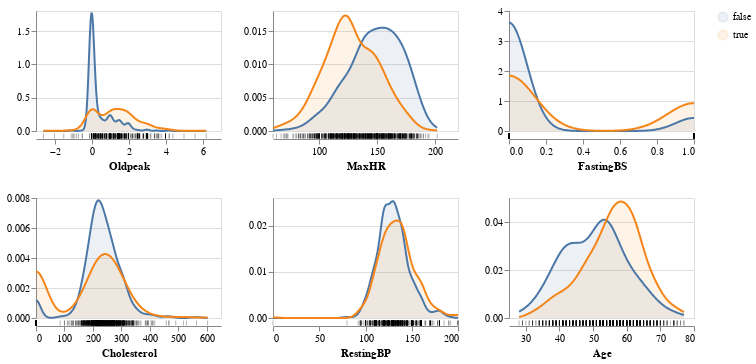

Write notebook code for a chart like this one.
### Code cell
warnings.filterwarnings("ignore", module="altair")

aly.alt.data_transformers.enable('vegafusion')

aly.dist(df, color='HeartDisease')

### Figure 1 — Vega specification as saved in the notebook (floating-point values rounded to 4 significant figures; data arrays with more than 128 entries replaced by an {"elided": "..."} marker saying what was removed)
{"$schema": "https://vega.github.io/schema/vega/v5.json", "data": [{"name": "source_0", "values": {"elided": "918 records"}}, {"name": "data_0", "source": "source_0", "transform": [{"type": "kde", "as": ["Oldpeak", "density"], "field": "Oldpeak", "minsteps": 100, "resolve": "shared", "groupby": ["HeartDisease"]}]}, {"name": "data_1", "values": {"elided": "918 records"}}, {"name": "data_2", "source": "source_0", "transform": [{"type": "kde", "resolve": "shared", "field": "MaxHR", "minsteps": 100, "groupby": ["HeartDisease"], "as": ["MaxHR", "density"]}]}, {"name": "data_3", "values": {"elided": "918 records"}}, {"name": "data_4", "source": "source_0", "transform": [{"type": "kde", "field": "FastingBS", "groupby": ["HeartDisease"], "minsteps": 100, "resolve": "shared", "as": ["FastingBS", "density"]}]}, {"name": "data_5", "values": {"elided": "918 records"}}, {"name": "data_6", "source": "source_0", "transform": [{"type": "kde", "minsteps": 100, "as": ["Cholesterol", "density"], "resolve": "shared", "field": "Cholesterol", "groupby": ["HeartDisease"]}]}, {"name": "data_7", "values": {"elided": "918 records"}}, {"name": "data_8", "source": "source_0", "transform": [{"type": "kde", "field": "RestingBP", "groupby": ["HeartDisease"], "minsteps": 100, "resolve": "shared", "as": ["RestingBP", "density"]}]}, {"name": "data_9", "values": {"elided": "918 records"}}, {"name": "data_10", "source": "source_0", "transform": [{"type": "kde", "groupby": ["HeartDisease"], "field": "Age", "as": ["Age", "density"], "minsteps": 100, "resolve": "shared"}]}, {"name": "data_11", "values": {"elided": "918 records"}}, {"name": "data_0_color_domain_HeartDisease_0", "source": "data_0", "transform": [{"type": "aggregate", "groupby": ["HeartDisease"], "fields": [], "ops": [], "as": []}, {"type": "formula", "expr": "datum['HeartDisease']", "as": "sort_field"}, {"type": "project", "fields": ["HeartDisease"]}]}, {"name": "data_2_color_domain_HeartDisease_1", "source": "data_2", "transform": [{"type": "aggregate", "groupby": ["HeartDisease"], "fields": [], "ops": [], "as": []}, {"type": "formula", "expr": "datum['HeartDisease']", "as": "sort_field"}, {"type": "project", "fields": ["HeartDisease"]}]}, {"name": "data_4_color_domain_HeartDisease_2", "source": "data_4", "transform": [{"type": "aggregate", "groupby": ["HeartDisease"], "fields": [], "ops": [], "as": []}, {"type": "formula", "expr": "datum['HeartDisease']", "as": "sort_field"}, {"type": "project", "fields": ["HeartDisease"]}]}, {"name": "data_6_color_domain_HeartDisease_3", "source": "data_6", "transform": [{"type": "aggregate", "groupby": ["HeartDisease"], "fields": [], "ops": [], "as": []}, {"type": "formula", "expr": "datum['HeartDisease']", "as": "sort_field"}, {"type": "project", "fields": ["HeartDisease"]}]}, {"name": "data_8_color_domain_HeartDisease_4", "source": "data_8", "transform": [{"type": "aggregate", "groupby": ["HeartDisease"], "fields": [], "ops": [], "as": []}, {"type": "formula", "expr": "datum['HeartDisease']", "as": "sort_field"}, {"type": "project", "fields": ["HeartDisease"]}]}, {"name": "data_10_color_domain_HeartDisease_5", "source": "data_10", "transform": [{"type": "aggregate", "groupby": ["HeartDisease"], "fields": [], "ops": [], "as": []}, {"type": "formula", "expr": "datum['HeartDisease']", "as": "sort_field"}, {"type": "project", "fields": ["HeartDisease"]}]}, {"name": "data_0_concat_0_y_domain_density", "source": "data_0", "transform": [{"type": "formula", "expr": "+datum['density']", "as": "density"}, {"type": "aggregate", "groupby": [], "fields": ["density", "density"], "ops": ["min", "max"], "as": ["min", "max"]}]}, {"name": "data_2_concat_1_y_domain_density", "source": "data_2", "transform": [{"type": "formula", "expr": "+datum['density']", "as": "density"}, {"type": "aggregate", "groupby": [], "fields": ["density", "density"], "ops": ["min", "max"], "as": ["min", "max"]}]}, {"name": "data_4_concat_2_y_domain_density", "source": "data_4", "transform": [{"type": "formula", "expr": "+datum['density']", "as": "density"}, {"type": "aggregate", "groupby": [], "fields": ["density", "density"], "ops": ["min", "max"], "as": ["min", "max"]}]}, {"name": "data_6_concat_3_y_domain_density", "source": "data_6", "transform": [{"type": "formula", "expr": "+datum['density']", "as": "density"}, {"type": "aggregate", "groupby": [], "fields": ["density", "density"], "ops": ["min", "max"], "as": ["min", "max"]}]}, {"name": "data_8_concat_4_y_domain_density", "source": "data_8", "transform": [{"type": "formula", "expr": "+datum['density']", "as": "density"}, {"type": "aggregate", "groupby": [], "fields": ["density", "density"], "ops": ["min", "max"], "as": ["min", "max"]}]}, {"name": "data_10_concat_5_y_domain_density", "source": "data_10", "transform": [{"type": "formula", "expr": "+datum['density']", "as": "density"}, {"type": "aggregate", "groupby": [], "fields": ["density", "density"], "ops": ["min", "max"], "as": ["min", "max"]}]}], "signals": [{"name": "childWidth", "value": 185}, {"name": "childHeight", "value": 120}], "marks": [{"type": "group", "name": "concat_0_group", "encode": {"update": {"width": {"signal": "childWidth"}, "height": {"signal": "childHeight"}}}, "marks": [{"type": "group", "name": "concat_0_layer_0_pathgroup", "from": {"facet": {"data": "data_0", "name": "faceted_path_concat_0_layer_0_main", "groupby": ["HeartDisease"]}}, "encode": {"update": {"width": {"field": {"signal": null, "datum": null, "group": "width", "parent": null}}, "height": {"field": {"signal": null, "datum": null, "group": "height", "parent": null}}}}, "marks": [{"type": "area", "name": "concat_0_layer_0_marks", "from": {"data": "faceted_path_concat_0_layer_0_main"}, "sort": {"field": "x"}, "encode": {"update": {"fill": {"field": "HeartDisease", "scale": "color"}, "y": {"field": "density", "scale": "concat_0_y"}, "opacity": {"value": 0.1}, "orient": {"value": "vertical"}, "y2": {"value": 0, "scale": "concat_0_y"}, "defined": {"signal": "isValid(datum[\"Oldpeak\"]) && isFinite(+datum[\"Oldpeak\"]) && isValid(datum[\"density\"]) && isFinite(+datum[\"density\"])"}, "x": {"field": "Oldpeak", "scale": "concat_0_x"}}}, "style": ["area"]}]}, {"type": "group", "name": "concat_0_layer_1_pathgroup", "from": {"facet": {"data": "data_0", "name": "faceted_path_concat_0_layer_1_main", "groupby": ["HeartDisease"]}}, "encode": {"update": {"height": {"field": {"signal": null, "datum": null, "group": "height", "parent": null}}, "width": {"field": {"signal": null, "datum": null, "group": "width", "parent": null}}}}, "marks": [{"type": "line", "name": "concat_0_layer_1_marks", "from": {"data": "faceted_path_concat_0_layer_1_main"}, "sort": {"field": "x"}, "encode": {"update": {"y": {"field": "density", "scale": "concat_0_y"}, "x": {"field": "Oldpeak", "scale": "concat_0_x"}, "defined": {"signal": "isValid(datum[\"Oldpeak\"]) && isFinite(+datum[\"Oldpeak\"]) && isValid(datum[\"density\"]) && isFinite(+datum[\"density\"])"}, "stroke": {"field": "HeartDisease", "scale": "color"}}}, "style": ["line"]}]}, {"type": "rect", "name": "concat_0_layer_2_marks", "from": {"data": "data_1"}, "encode": {"update": {"xc": {"field": "Oldpeak", "scale": "concat_0_x"}, "tooltip": {"value": "Individual observations"}, "yc": {"signal": "childHeight", "offset": 65, "mult": 0.5}, "width": {"value": 1}, "opacity": {"value": 0.3}, "fill": {"value": "black"}, "height": {"value": 5}}}, "style": ["tick"]}], "axes": [{"scale": "concat_0_y", "tickCount": {"signal": "ceil(childHeight/40)"}, "aria": false, "maxExtent": 0, "domain": false, "grid": true, "labels": false, "minExtent": 0, "orient": "left", "gridScale": "concat_0_x", "zindex": 0, "ticks": false}, {"scale": "concat_0_x", "zindex": 0, "orient": "bottom", "title": "Oldpeak", "labelOverlap": true, "offset": 8, "grid": false, "labelFlush": true, "tickCount": {"signal": "ceil(childWidth/40)"}}, {"scale": "concat_0_y", "labelOverlap": true, "tickCount": {"signal": "ceil(childHeight/40)"}, "zindex": 0, "orient": "left", "grid": false}], "style": "cell"}, {"type": "group", "name": "concat_1_group", "encode": {"update": {"height": {"signal": "childHeight"}, "width": {"signal": "childWidth"}}}, "marks": [{"type": "group", "name": "concat_1_layer_0_pathgroup", "from": {"facet": {"data": "data_2", "name": "faceted_path_concat_1_layer_0_main", "groupby": ["HeartDisease"]}}, "encode": {"update": {"height": {"field": {"signal": null, "datum": null, "group": "height", "parent": null}}, "width": {"field": {"signal": null, "datum": null, "group": "width", "parent": null}}}}, "marks": [{"type": "area", "name": "concat_1_layer_0_marks", "from": {"data": "faceted_path_concat_1_layer_0_main"}, "sort": {"field": "x"}, "encode": {"update": {"defined": {"signal": "isValid(datum[\"MaxHR\"]) && isFinite(+datum[\"MaxHR\"]) && isValid(datum[\"density\"]) && isFinite(+datum[\"density\"])"}, "orient": {"value": "vertical"}, "opacity": {"value": 0.1}, "x": {"field": "MaxHR", "scale": "concat_1_x"}, "y": {"field": "density", "scale": "concat_1_y"}, "y2": {"value": 0, "scale": "concat_1_y"}, "fill": {"field": "HeartDisease", "scale": "color"}}}, "style": ["area"]}]}, {"type": "group", "name": "concat_1_layer_1_pathgroup", "from": {"facet": {"data": "data_2", "name": "faceted_path_concat_1_layer_1_main", "groupby": ["HeartDisease"]}}, "encode": {"update": {"width": {"field": {"signal": null, "datum": null, "group": "width", "parent": null}}, "height": {"field": {"signal": null, "datum": null, "group": "height", "parent": null}}}}, "marks": [{"type": "line", "name": "concat_1_layer_1_marks", "from": {"data": "faceted_path_concat_1_layer_1_main"}, "sort": {"field": "x"}, "encode": {"update": {"defined": {"signal": "isValid(datum[\"MaxHR\"]) && isFinite(+datum[\"MaxHR\"]) && isValid(datum[\"density\"]) && isFinite(+datum[\"density\"])"}, "stroke": {"field": "HeartDisease", "scale": "color"}, "x": {"field": "MaxHR", "scale": "concat_1_x"}, "y": {"field": "density", "scale": "concat_1_y"}}}, "style": ["line"]}]}, {"type": "rect", "name": "concat_1_layer_2_marks", "from": {"data": "data_3"}, "encode": {"update": {"yc": {"signal": "childHeight", "offset": 65, "mult": 0.5}, "width": {"value": 1}, "tooltip": {"value": "Individual observations"}, "height": {"value": 5}, "fill": {"value": "black"}, "xc": {"field": "MaxHR", "scale": "concat_1_x"}, "opacity": {"value": 0.3}}}, "style": ["tick"]}], "axes": [{"scale": "concat_1_y", "domain": false, "aria": false, "labels": false, "ticks": false, "maxExtent": 0, "orient": "left", "gridScale": "concat_1_x", "grid": true, "tickCount": {"signal": "ceil(childHeight/40)"}, "minExtent": 0, "zindex": 0}, {"scale": "concat_1_x", "labelOverlap": true, "title": "MaxHR", "tickCount": {"signal": "ceil(childWidth/40)"}, "grid": false, "zindex": 0, "offset": 8, "orient": "bottom", "labelFlush": true}, {"scale": "concat_1_y", "grid": false, "zindex": 0, "labelOverlap": true, "orient": "left", "tickCount": {"signal": "ceil(childHeight/40)"}}], "style": "cell"}, {"type": "group", "name": "concat_2_group", "encode": {"update": {"width": {"signal": "childWidth"}, "height": {"signal": "childHeight"}}}, "marks": [{"type": "group", "name": "concat_2_layer_0_pathgroup", "from": {"facet": {"data": "data_4", "name": "faceted_path_concat_2_layer_0_main", "groupby": ["HeartDisease"]}}, "encode": {"update": {"height": {"field": {"signal": null, "datum": null, "group": "height", "parent": null}}, "width": {"field": {"signal": null, "datum": null, "group": "width", "parent": null}}}}, "marks": [{"type": "area", "name": "concat_2_layer_0_marks", "from": {"data": "faceted_path_concat_2_layer_0_main"}, "sort": {"field": "x"}, "encode": {"update": {"orient": {"value": "vertical"}, "y": {"field": "density", "scale": "concat_2_y"}, "y2": {"value": 0, "scale": "concat_2_y"}, "x": {"field": "FastingBS", "scale": "concat_2_x"}, "opacity": {"value": 0.1}, "defined": {"signal": "isValid(datum[\"FastingBS\"]) && isFinite(+datum[\"FastingBS\"]) && isValid(datum[\"density\"]) && isFinite(+datum[\"density\"])"}, "fill": {"field": "HeartDisease", "scale": "color"}}}, "style": ["area"]}]}, {"type": "group", "name": "concat_2_layer_1_pathgroup", "from": {"facet": {"data": "data_4", "name": "faceted_path_concat_2_layer_1_main", "groupby": ["HeartDisease"]}}, "encode": {"update": {"width": {"field": {"signal": null, "datum": null, "group": "width", "parent": null}}, "height": {"field": {"signal": null, "datum": null, "group": "height", "parent": null}}}}, "marks": [{"type": "line", "name": "concat_2_layer_1_marks", "from": {"data": "faceted_path_concat_2_layer_1_main"}, "sort": {"field": "x"}, "encode": {"update": {"x": {"field": "FastingBS", "scale": "concat_2_x"}, "stroke": {"field": "HeartDisease", "scale": "color"}, "y": {"field": "density", "scale": "concat_2_y"}, "defined": {"signal": "isValid(datum[\"FastingBS\"]) && isFinite(+datum[\"FastingBS\"]) && isValid(datum[\"density\"]) && isFinite(+datum[\"density\"])"}}}, "style": ["line"]}]}, {"type": "rect", "name": "concat_2_layer_2_marks", "from": {"data": "data_5"}, "encode": {"update": {"tooltip": {"value": "Individual observations"}, "height": {"value": 5}, "opacity": {"value": 0.3}, "fill": {"value": "black"}, "xc": {"field": "FastingBS", "scale": "concat_2_x"}, "yc": {"signal": "childHeight", "offset": 65, "mult": 0.5}, "width": {"value": 1}}}, "style": ["tick"]}], "axes": [{"scale": "concat_2_y", "domain": false, "labels": false, "aria": false, "tickCount": {"signal": "ceil(childHeight/40)"}, "orient": "left", "gridScale": "concat_2_x", "grid": true, "maxExtent": 0, "minExtent": 0, "ticks": false, "zindex": 0}, {"scale": "concat_2_x", "zindex": 0, "offset": 8, "labelOverlap": true, "title": "FastingBS", "labelFlush": true, "tickCount": {"signal": "ceil(childWidth/40)"}, "orient": "bottom", "grid": false}, {"scale": "concat_2_y", "labelOverlap": true, "orient": "left", "grid": false, "tickCount": {"signal": "ceil(childHeight/40)"}, "zindex": 0}], "style": "cell"}, {"type": "group", "name": "concat_3_group", "encode": {"update": {"height": {"signal": "childHeight"}, "width": {"signal": "childWidth"}}}, "marks": [{"type": "group", "name": "concat_3_layer_0_pathgroup", "from": {"facet": {"data": "data_6", "name": "faceted_path_concat_3_layer_0_main", "groupby": ["HeartDisease"]}}, "encode": {"update": {"height": {"field": {"signal": null, "datum": null, "group": "height", "parent": null}}, "width": {"field": {"signal": null, "datum": null, "group": "width", "parent": null}}}}, "marks": [{"type": "area", "name": "concat_3_layer_0_marks", "from": {"data": "faceted_path_concat_3_layer_0_main"}, "sort": {"field": "x"}, "encode": {"update": {"x": {"field": "Cholesterol", "scale": "concat_3_x"}, "orient": {"value": "vertical"}, "y": {"field": "density", "scale": "concat_3_y"}, "y2": {"value": 0, "scale": "concat_3_y"}, "fill": {"field": "HeartDisease", "scale": "color"}, "opacity": {"value": 0.1}, "defined": {"signal": "isValid(datum[\"Cholesterol\"]) && isFinite(+datum[\"Cholesterol\"]) && isValid(datum[\"density\"]) && isFinite(+datum[\"density\"])"}}}, "style": ["area"]}]}, {"type": "group", "name": "concat_3_layer_1_pathgroup", "from": {"facet": {"data": "data_6", "name": "faceted_path_concat_3_layer_1_main", "groupby": ["HeartDisease"]}}, "encode": {"update": {"width": {"field": {"signal": null, "datum": null, "group": "width", "parent": null}}, "height": {"field": {"signal": null, "datum": null, "group": "height", "parent": null}}}}, "marks": [{"type": "line", "name": "concat_3_layer_1_marks", "from": {"data": "faceted_path_concat_3_layer_1_main"}, "sort": {"field": "x"}, "encode": {"update": {"stroke": {"field": "HeartDisease", "scale": "color"}, "defined": {"signal": "isValid(datum[\"Cholesterol\"]) && isFinite(+datum[\"Cholesterol\"]) && isValid(datum[\"density\"]) && isFinite(+datum[\"density\"])"}, "x": {"field": "Cholesterol", "scale": "concat_3_x"}, "y": {"field": "density", "scale": "concat_3_y"}}}, "style": ["line"]}]}, {"type": "rect", "name": "concat_3_layer_2_marks", "from": {"data": "data_7"}, "encode": {"update": {"width": {"value": 1}, "tooltip": {"value": "Individual observations"}, "fill": {"value": "black"}, "yc": {"signal": "childHeight", "offset": 65, "mult": 0.5}, "height": {"value": 5}, "opacity": {"value": 0.3}, "xc": {"field": "Cholesterol", "scale": "concat_3_x"}}}, "style": ["tick"]}], "axes": [{"scale": "concat_3_y", "aria": false, "tickCount": {"signal": "ceil(childHeight/40)"}, "ticks": false, "labels": false, "grid": true, "gridScale": "concat_3_x", "orient": "left", "minExtent": 0, "zindex": 0, "domain": false, "maxExtent": 0}, {"scale": "concat_3_x", "title": "Cholesterol", "grid": false, "orient": "bottom", "labelFlush": true, "offset": 8, "tickCount": {"signal": "ceil(childWidth/40)"}, "labelOverlap": true, "zindex": 0}, {"scale": "concat_3_y", "orient": "left", "tickCount": {"signal": "ceil(childHeight/40)"}, "grid": false, "labelOverlap": true, "zindex": 0}], "style": "cell"}, {"type": "group", "name": "concat_4_group", "encode": {"update": {"width": {"signal": "childWidth"}, "height": {"signal": "childHeight"}}}, "marks": [{"type": "group", "name": "concat_4_layer_0_pathgroup", "from": {"facet": {"data": "data_8", "name": "faceted_path_concat_4_layer_0_main", "groupby": ["HeartDisease"]}}, "encode": {"update": {"width": {"field": {"signal": null, "datum": null, "group": "width", "parent": null}}, "height": {"field": {"signal": null, "datum": null, "group": "height", "parent": null}}}}, "marks": [{"type": "area", "name": "concat_4_layer_0_marks", "from": {"data": "faceted_path_concat_4_layer_0_main"}, "sort": {"field": "x"}, "encode": {"update": {"defined": {"signal": "isValid(datum[\"RestingBP\"]) && isFinite(+datum[\"RestingBP\"]) && isValid(datum[\"density\"]) && isFinite(+datum[\"density\"])"}, "x": {"field": "RestingBP", "scale": "concat_4_x"}, "y": {"field": "density", "scale": "concat_4_y"}, "y2": {"value": 0, "scale": "concat_4_y"}, "opacity": {"value": 0.1}, "fill": {"field": "HeartDisease", "scale": "color"}, "orient": {"value": "vertical"}}}, "style": ["area"]}]}, {"type": "group", "name": "concat_4_layer_1_pathgroup", "from": {"facet": {"data": "data_8", "name": "faceted_path_concat_4_layer_1_main", "groupby": ["HeartDisease"]}}, "encode": {"update": {"width": {"field": {"signal": null, "datum": null, "group": "width", "parent": null}}, "height": {"field": {"signal": null, "datum": null, "group": "height", "parent": null}}}}, "marks": [{"type": "line", "name": "concat_4_layer_1_marks", "from": {"data": "faceted_path_concat_4_layer_1_main"}, "sort": {"field": "x"}, "encode": {"update": {"stroke": {"field": "HeartDisease", "scale": "color"}, "x": {"field": "RestingBP", "scale": "concat_4_x"}, "y": {"field": "density", "scale": "concat_4_y"}, "defined": {"signal": "isValid(datum[\"RestingBP\"]) && isFinite(+datum[\"RestingBP\"]) && isValid(datum[\"density\"]) && isFinite(+datum[\"density\"])"}}}, "style": ["line"]}]}, {"type": "rect", "name": "concat_4_layer_2_marks", "from": {"data": "data_9"}, "encode": {"update": {"xc": {"field": "RestingBP", "scale": "concat_4_x"}, "fill": {"value": "black"}, "opacity": {"value": 0.3}, "tooltip": {"value": "Individual observations"}, "yc": {"signal": "childHeight", "offset": 65, "mult": 0.5}, "width": {"value": 1}, "height": {"value": 5}}}, "style": ["tick"]}], "axes": [{"scale": "concat_4_y", "labels": false, "orient": "left", "grid": true, "tickCount": {"signal": "ceil(childHeight/40)"}, "aria": false, "domain": false, "zindex": 0, "maxExtent": 0, "minExtent": 0, "ticks": false, "gridScale": "concat_4_x"}, {"scale": "concat_4_x", "offset": 8, "tickCount": {"signal": "ceil(childWidth/40)"}, "labelOverlap": true, "orient": "bottom", "title": "RestingBP", "zindex": 0, "labelFlush": true, "grid": false}, {"scale": "concat_4_y", "orient": "left", "labelOverlap": true, "grid": false, "tickCount": {"signal": "ceil(childHeight/40)"}, "zindex": 0}], "style": "cell"}, {"type": "group", "name": "concat_5_group", "encode": {"update": {"height": {"signal": "childHeight"}, "width": {"signal": "childWidth"}}}, "marks": [{"type": "group", "name": "concat_5_layer_0_pathgroup", "from": {"facet": {"data": "data_10", "name": "faceted_path_concat_5_layer_0_main", "groupby": ["HeartDisease"]}}, "encode": {"update": {"width": {"field": {"signal": null, "datum": null, "group": "width", "parent": null}}, "height": {"field": {"signal": null, "datum": null, "group": "height", "parent": null}}}}, "marks": [{"type": "area", "name": "concat_5_layer_0_marks", "from": {"data": "faceted_path_concat_5_layer_0_main"}, "sort": {"field": "x"}, "encode": {"update": {"opacity": {"value": 0.1}, "orient": {"value": "vertical"}, "fill": {"field": "HeartDisease", "scale": "color"}, "defined": {"signal": "isValid(datum[\"Age\"]) && isFinite(+datum[\"Age\"]) && isValid(datum[\"density\"]) && isFinite(+datum[\"density\"])"}, "y2": {"value": 0, "scale": "concat_5_y"}, "x": {"field": "Age", "scale": "concat_5_x"}, "y": {"field": "density", "scale": "concat_5_y"}}}, "style": ["area"]}]}, {"type": "group", "name": "concat_5_layer_1_pathgroup", "from": {"facet": {"data": "data_10", "name": "faceted_path_concat_5_layer_1_main", "groupby": ["HeartDisease"]}}, "encode": {"update": {"height": {"field": {"signal": null, "datum": null, "group": "height", "parent": null}}, "width": {"field": {"signal": null, "datum": null, "group": "width", "parent": null}}}}, "marks": [{"type": "line", "name": "concat_5_layer_1_marks", "from": {"data": "faceted_path_concat_5_layer_1_main"}, "sort": {"field": "x"}, "encode": {"update": {"x": {"field": "Age", "scale": "concat_5_x"}, "stroke": {"field": "HeartDisease", "scale": "color"}, "y": {"field": "density", "scale": "concat_5_y"}, "defined": {"signal": "isValid(datum[\"Age\"]) && isFinite(+datum[\"Age\"]) && isValid(datum[\"density\"]) && isFinite(+datum[\"density\"])"}}}, "style": ["line"]}]}, {"type": "rect", "name": "concat_5_layer_2_marks", "from": {"data": "data_11"}, "encode": {"update": {"yc": {"signal": "childHeight", "offset": 65, "mult": 0.5}, "height": {"value": 5}, "opacity": {"value": 0.3}, "xc": {"field": "Age", "scale": "concat_5_x"}, "width": {"value": 1}, "fill": {"value": "black"}, "tooltip": {"value": "Individual observations"}}}, "style": ["tick"]}], "axes": [{"scale": "concat_5_y", "domain": false, "gridScale": "concat_5_x", "maxExtent": 0, "minExtent": 0, "grid": true, "tickCount": {"signal": "ceil(childHeight/40)"}, "ticks": false, "zindex": 0, "orient": "left", "aria": false, "labels": false}, {"scale": "concat_5_x", "grid": false, "labelOverlap": true, "tickCount": {"signal": "ceil(childWidth/40)"}, "orient": "bottom", "title": "Age", "labelFlush": true, "zindex": 0, "offset": 8}, {"scale": "concat_5_y", "labelOverlap": true, "orient": "left", "grid": false, "tickCount": {"signal": "ceil(childHeight/40)"}, "zindex": 0}], "style": "cell"}], "scales": [{"name": "color", "type": "ordinal", "domain": {"fields": [{"data": "data_0_color_domain_HeartDisease_0", "field": "HeartDisease"}, {"data": "data_2_color_domain_HeartDisease_1", "field": "HeartDisease"}, {"data": "data_4_color_domain_HeartDisease_2", "field": "HeartDisease"}, {"data": "data_6_color_domain_HeartDisease_3", "field": "HeartDisease"}, {"data": "data_8_color_domain_HeartDisease_4", "field": "HeartDisease"}, {"data": "data_10_color_domain_HeartDisease_5", "field": "HeartDisease"}], "sort": true}, "range": "category"}, {"name": "concat_0_x", "type": "linear", "domain": {"fields": [{"data": "data_0", "field": "Oldpeak"}, {"data": "data_1", "field": "Oldpeak"}]}, "range": [0, {"signal": "childWidth"}], "zero": false, "nice": true}, {"name": "concat_0_y", "type": "linear", "domain": [{"signal": "(data(\"data_0_concat_0_y_domain_density\")[0] || {}).min"}, {"signal": "(data(\"data_0_concat_0_y_domain_density\")[0] || {}).max"}], "range": [{"signal": "childHeight"}, 0], "zero": true, "nice": true}, {"name": "concat_1_x", "type": "linear", "domain": {"fields": [{"data": "data_2", "field": "MaxHR"}, {"data": "data_3", "field": "MaxHR"}]}, "range": [0, {"signal": "childWidth"}], "nice": true, "zero": false}, {"name": "concat_1_y", "type": "linear", "domain": [{"signal": "(data(\"data_2_concat_1_y_domain_density\")[0] || {}).min"}, {"signal": "(data(\"data_2_concat_1_y_domain_density\")[0] || {}).max"}], "range": [{"signal": "childHeight"}, 0], "nice": true, "zero": true}, {"name": "concat_2_x", "type": "linear", "domain": {"fields": [{"data": "data_4", "field": "FastingBS"}, {"data": "data_5", "field": "FastingBS"}]}, "range": [0, {"signal": "childWidth"}], "nice": true, "zero": false}, {"name": "concat_2_y", "type": "linear", "domain": [{"signal": "(data(\"data_4_concat_2_y_domain_density\")[0] || {}).min"}, {"signal": "(data(\"data_4_concat_2_y_domain_density\")[0] || {}).max"}], "range": [{"signal": "childHeight"}, 0], "zero": true, "nice": true}, {"name": "concat_3_x", "type": "linear", "domain": {"fields": [{"data": "data_6", "field": "Cholesterol"}, {"data": "data_7", "field": "Cholesterol"}]}, "range": [0, {"signal": "childWidth"}], "nice": true, "zero": false}, {"name": "concat_3_y", "type": "linear", "domain": [{"signal": "(data(\"data_6_concat_3_y_domain_density\")[0] || {}).min"}, {"signal": "(data(\"data_6_concat_3_y_domain_density\")[0] || {}).max"}], "range": [{"signal": "childHeight"}, 0], "nice": true, "zero": true}, {"name": "concat_4_x", "type": "linear", "domain": {"fields": [{"data": "data_8", "field": "RestingBP"}, {"data": "data_9", "field": "RestingBP"}]}, "range": [0, {"signal": "childWidth"}], "nice": true, "zero": false}, {"name": "concat_4_y", "type": "linear", "domain": [{"signal": "(data(\"data_8_concat_4_y_domain_density\")[0] || {}).min"}, {"signal": "(data(\"data_8_concat_4_y_domain_density\")[0] || {}).max"}], "range": [{"signal": "childHeight"}, 0], "zero": true, "nice": true}, {"name": "concat_5_x", "type": "linear", "domain": {"fields": [{"data": "data_10", "field": "Age"}, {"data": "data_11", "field": "Age"}]}, "range": [0, {"signal": "childWidth"}], "zero": false, "nice": true}, {"name": "concat_5_y", "type": "linear", "domain": [{"signal": "(data(\"data_10_concat_5_y_domain_density\")[0] || {}).min"}, {"signal": "(data(\"data_10_concat_5_y_domain_density\")[0] || {}).max"}], "range": [{"signal": "childHeight"}, 0], "zero": true, "nice": true}], "background": "white", "layout": {"padding": 20, "columns": 3, "bounds": "full", "align": "each"}, "legends": [{"fill": "color", "symbolType": "circle", "encode": {"symbols": {"update": {"opacity": {"value": 0.1}}}}, "stroke": "color"}], "padding": 5}
